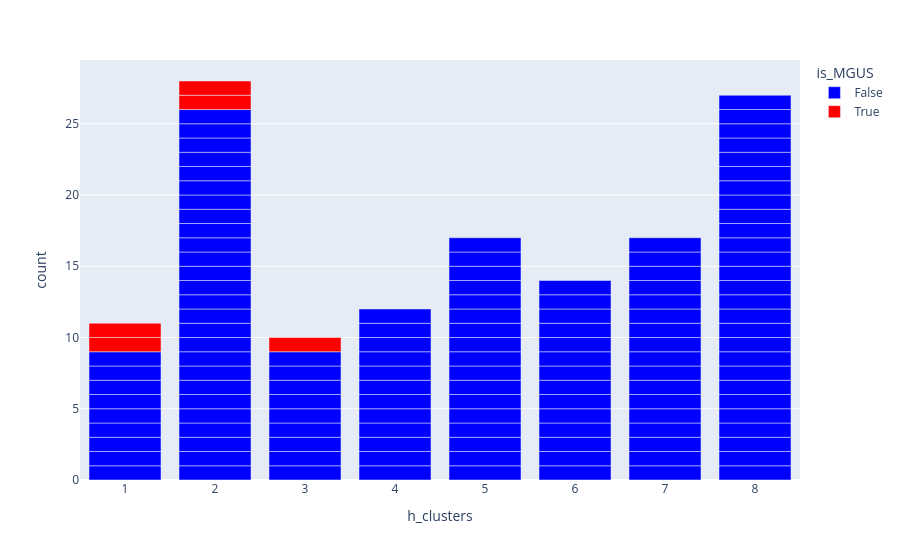
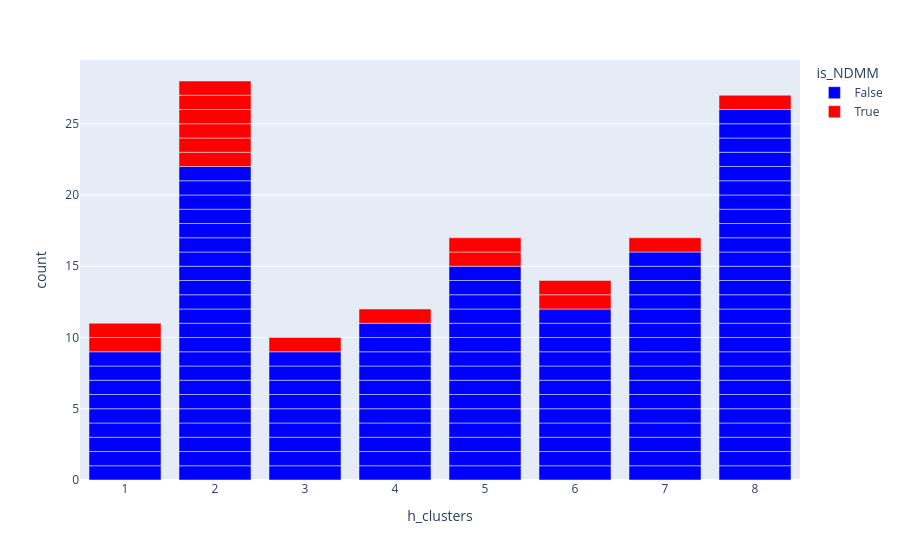
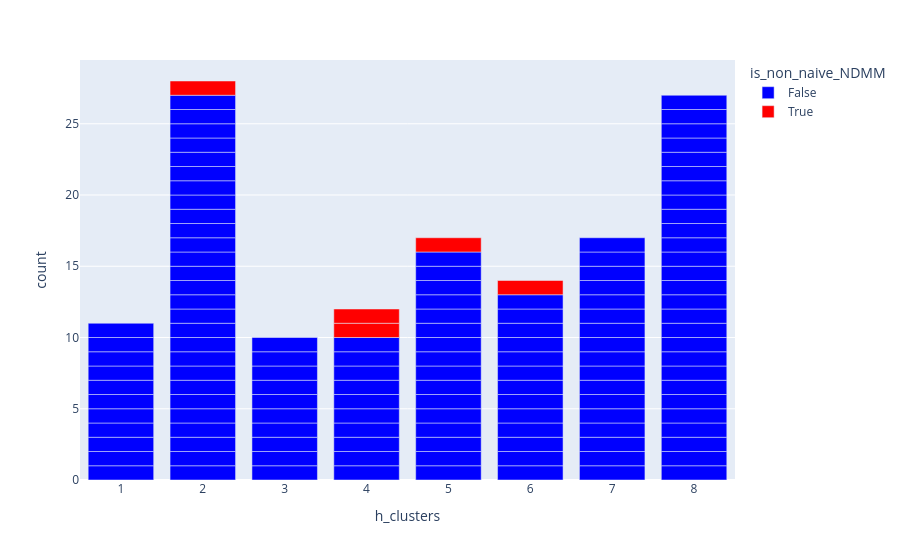
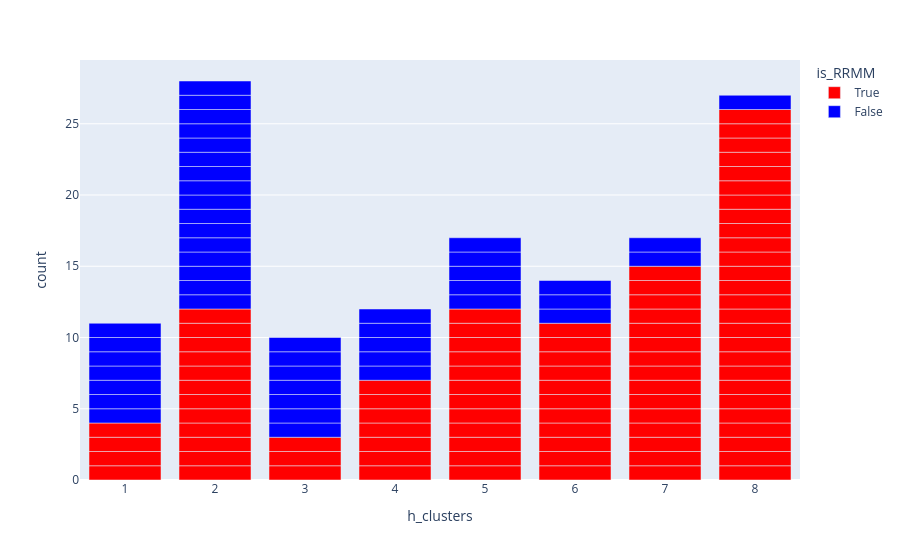

The cell these charts' notebook holds for them, in order:
### Code cell
for disease in ["MGUS", "NDMM" , "non_naive_NDMM", "RRMM"]:
    pateints_df_to_show[f"is_{disease}"] = pateints_df_to_show["Disease"] == disease
    f = px.bar(pateints_df_to_show, x=enrichment_col, color=f"is_{disease}", hover_data=['Hospital.Code', '8'],
               color_discrete_map={True:'red', False:'blue'})
    f.update_xaxes(categoryorder='category ascending')   
    f.show()

### Figure 1 — Plotly figure (JSON) as saved in the notebook; plotly's stock layout.template omitted (floating-point values rounded to 4 significant figures; data arrays with more than 128 entries replaced by an {"elided": "..."} marker saying what was removed)
{"data": [{"alignmentgroup": "True", "customdata": {"elided": "140x2 mixed values"}, "hovertemplate": "is_MGUS=False<br>h_clusters=%{x}<br>count=%{y}<br>Hospital.Code=%{customdata[0]}<br>8=%{customdata[1]}<extra></extra>", "legendgroup": "False", "marker": {"color": "blue", "pattern": {"shape": ""}}, "name": "False", "offsetgroup": "False", "orientation": "v", "showlegend": true, "textposition": "auto", "type": "bar", "x": {"elided": "140 int values"}, "xaxis": "x", "y": {"elided": "140 int values"}, "yaxis": "y"}, {"alignmentgroup": "True", "customdata": [["hmc04", null], ["hmc09", null], ["tlv10", 2.22e-16], ["tlv11", 1.254e-05], ["tlv19", 2.22e-16], ["tlv25", 1.596e-10], ["tlv92", 2.22e-16], ["tlv95", null]], "hovertemplate": "is_MGUS=True<br>h_clusters=%{x}<br>count=%{y}<br>Hospital.Code=%{customdata[0]}<br>8=%{customdata[1]}<extra></extra>", "legendgroup": "True", "marker": {"color": "red", "pattern": {"shape": ""}}, "name": "True", "offsetgroup": "True", "orientation": "v", "showlegend": true, "textposition": "auto", "type": "bar", "x": [null, null, 1, 2, 3, 1, 2, null], "xaxis": "x", "y": [1, 1, 1, 1, 1, 1, 1, 1], "yaxis": "y"}], "layout": {"autosize": true, "barmode": "relative", "legend": {"title": {"text": "is_MGUS"}, "tracegroupgap": 0}, "margin": {"t": 60}, "xaxis": {"anchor": "y", "autorange": true, "categoryorder": "category ascending", "domain": [0, 1], "range": [0.5, 8.5], "title": {"text": "h_clusters"}, "type": "linear"}, "yaxis": {"anchor": "x", "autorange": true, "domain": [0, 1], "range": [0, 29.47], "title": {"text": "count"}, "type": "linear"}}}

### Figure 2 — Plotly figure (JSON) as saved in the notebook; plotly's stock layout.template omitted (floating-point values rounded to 4 significant figures; data arrays with more than 128 entries replaced by an {"elided": "..."} marker saying what was removed)
{"data": [{"alignmentgroup": "True", "customdata": {"elided": "132x2 mixed values"}, "hovertemplate": "is_NDMM=False<br>h_clusters=%{x}<br>count=%{y}<br>Hospital.Code=%{customdata[0]}<br>8=%{customdata[1]}<extra></extra>", "legendgroup": "False", "marker": {"color": "blue", "pattern": {"shape": ""}}, "name": "False", "offsetgroup": "False", "orientation": "v", "showlegend": true, "textposition": "auto", "type": "bar", "x": {"elided": "132 int values"}, "xaxis": "x", "y": {"elided": "132 int values"}, "yaxis": "y"}, {"alignmentgroup": "True", "customdata": [["hmc05", 2.22e-16], ["hmc06", 2.22e-16], ["hmc07", 2.22e-16], ["hmc10", 0.007472], ["hmc17", 2.22e-16], ["tlv15", 2.22e-16], ["tlv22", 3.963e-12], ["tlv33", 0.005753], ["tlv47", 0.006213], ["tlv53", 0.008079], ["tlv53", 2.22e-16], ["tlv85", 2.22e-16], ["tlv94", 0.1606], ["tlv96", 0.1072], ["tlv100", 0.02795], ["tlv101", 0.001201]], "hovertemplate": "is_NDMM=True<br>h_clusters=%{x}<br>count=%{y}<br>Hospital.Code=%{customdata[0]}<br>8=%{customdata[1]}<extra></extra>", "legendgroup": "True", "marker": {"color": "red", "pattern": {"shape": ""}}, "name": "True", "offsetgroup": "True", "orientation": "v", "showlegend": true, "textposition": "auto", "type": "bar", "x": [2, 2, 6, 1, 5, 7, 4, 2, 2, 3, 1, 5, 2, 8, 2, 6], "xaxis": "x", "y": [1, 1, 1, 1, 1, 1, 1, 1, 1, 1, 1, 1, 1, 1, 1, 1], "yaxis": "y"}], "layout": {"autosize": true, "barmode": "relative", "legend": {"title": {"text": "is_NDMM"}, "tracegroupgap": 0}, "margin": {"t": 60}, "xaxis": {"anchor": "y", "autorange": true, "categoryorder": "category ascending", "domain": [0, 1], "range": [0.5, 8.5], "title": {"text": "h_clusters"}, "type": "linear"}, "yaxis": {"anchor": "x", "autorange": true, "domain": [0, 1], "range": [0, 29.47], "title": {"text": "count"}, "type": "linear"}}}

### Figure 3 — Plotly figure (JSON) as saved in the notebook; plotly's stock layout.template omitted (floating-point values rounded to 4 significant figures; data arrays with more than 128 entries replaced by an {"elided": "..."} marker saying what was removed)
{"data": [{"alignmentgroup": "True", "customdata": {"elided": "137x2 mixed values"}, "hovertemplate": "is_non_naive_NDMM=False<br>h_clusters=%{x}<br>count=%{y}<br>Hospital.Code=%{customdata[0]}<br>8=%{customdata[1]}<extra></extra>", "legendgroup": "False", "marker": {"color": "blue", "pattern": {"shape": ""}}, "name": "False", "offsetgroup": "False", "orientation": "v", "showlegend": true, "textposition": "auto", "type": "bar", "x": {"elided": "137 int values"}, "xaxis": "x", "y": {"elided": "137 int values"}, "yaxis": "y"}, {"alignmentgroup": "True", "customdata": [["tlv20", null], ["tlv59", 0.0256], ["trans_rmc002", 0.06242], ["trans_rmc003", null], ["trans_rmc006", null], ["trans_rmc013", 0.02157], ["trans_rmc016", null], ["trans_tlv005", 2.22e-16], ["trans_tlv010", null], ["trans_tlv011", 0.003275], ["trans_tlv013", null]], "hovertemplate": "is_non_naive_NDMM=True<br>h_clusters=%{x}<br>count=%{y}<br>Hospital.Code=%{customdata[0]}<br>8=%{customdata[1]}<extra></extra>", "legendgroup": "True", "marker": {"color": "red", "pattern": {"shape": ""}}, "name": "True", "offsetgroup": "True", "orientation": "v", "showlegend": true, "textposition": "auto", "type": "bar", "x": [null, 2, 5, null, null, 4, null, 6, null, 4, null], "xaxis": "x", "y": [1, 1, 1, 1, 1, 1, 1, 1, 1, 1, 1], "yaxis": "y"}], "layout": {"autosize": true, "barmode": "relative", "legend": {"title": {"text": "is_non_naive_NDMM"}, "tracegroupgap": 0}, "margin": {"t": 60}, "xaxis": {"anchor": "y", "autorange": true, "categoryorder": "category ascending", "domain": [0, 1], "range": [0.5, 8.5], "title": {"text": "h_clusters"}, "type": "linear"}, "yaxis": {"anchor": "x", "autorange": true, "domain": [0, 1], "range": [0, 29.47], "title": {"text": "count"}, "type": "linear"}}}

### Figure 4 — Plotly figure (JSON) as saved in the notebook; plotly's stock layout.template omitted (floating-point values rounded to 4 significant figures; data arrays with more than 128 entries replaced by an {"elided": "..."} marker saying what was removed)
{"data": [{"alignmentgroup": "True", "customdata": {"elided": "93x2 mixed values"}, "hovertemplate": "is_RRMM=True<br>h_clusters=%{x}<br>count=%{y}<br>Hospital.Code=%{customdata[0]}<br>8=%{customdata[1]}<extra></extra>", "legendgroup": "True", "marker": {"color": "red", "pattern": {"shape": ""}}, "name": "True", "offsetgroup": "True", "orientation": "v", "showlegend": true, "textposition": "auto", "type": "bar", "x": [8, null, 8, 2, 6, 8, 8, null, 1, 4, 3, 2, 6, 4, 5, 3, 1, 4, 5, 6, 5, 6, 8, 1, 7, 6, 8, 8, 8, 2, 4, 5, 1, 2, 7, 7, 6, 6, 7, 8, 7, 7, 8, 8, 4, 4, 7, 8, 7, 8, 8, 5, 5, 8, 5, 5, 6, 8, 8, 3, 2, 8, 2, 7, 7, 6, 2, 2, 2, 7, 8, 2, 8, 6, 4, 8, 5, 8, 8, 5, 7, 8, 8, 2, 6, 2, 5, 7, 8, null, 7, 7, 5], "xaxis": "x", "y": [1, 1, 1, 1, 1, 1, 1, 1, 1, 1, 1, 1, 1, 1, 1, 1, 1, 1, 1, 1, 1, 1, 1, 1, 1, 1, 1, 1, 1, 1, 1, 1, 1, 1, 1, 1, 1, 1, 1, 1, 1, 1, 1, 1, 1, 1, 1, 1, 1, 1, 1, 1, 1, 1, 1, 1, 1, 1, 1, 1, 1, 1, 1, 1, 1, 1, 1, 1, 1, 1, 1, 1, 1, 1, 1, 1, 1, 1, 1, 1, 1, 1, 1, 1, 1, 1, 1, 1, 1, 1, 1, 1, 1], "yaxis": "y"}, {"alignmentgroup": "True", "customdata": [["cart_p19", 0.202], ["cart_p24", 0.1777], ["cart_p24", 0.1127], ["cart_p46", 2.22e-16], ["cart_p73", 0.05533], ["hmc01", 2.22e-16], ["hmc02", 2.22e-16], ["hmc03", 2.22e-16], ["hmc04", null], ["hmc05", 2.22e-16], ["hmc06", 2.22e-16], ["hmc07", 2.22e-16], ["hmc09", null], ["hmc10", 0.007472], ["hmc11", 2.22e-16], ["hmc17", 2.22e-16], ["tlv08", 2.22e-16], ["tlv09", 2.22e-16], ["tlv10", 2.22e-16], ["tlv11", 1.254e-05], ["tlv12", 0.01291], ["tlv13", 2.22e-16], ["tlv15", 2.22e-16], ["tlv18", 2.22e-16], ["tlv19", 2.22e-16], ["tlv20", null], ["tlv22", 3.963e-12], ["tlv25", 1.596e-10], ["tlv26", 0.0497], ["tlv29", 0.0244], ["tlv33", 0.005753], ["tlv47", 0.006213], ["tlv53", 0.008079], ["tlv53", 2.22e-16], ["tlv59", 0.0256], ["tlv64", 2.22e-16], ["tlv65", 1.147e-07], ["tlv72", 0.0001968], ["tlv85", 2.22e-16], ["tlv90", 2.22e-16], ["tlv92", 2.22e-16], ["tlv94", 0.1606], ["tlv95", null], ["tlv96", 0.1072], ["tlv100", 0.02795], ["tlv101", 0.001201], ["trans_rmc002", 0.06242], ["trans_rmc003", null], ["trans_rmc006", null], ["trans_rmc013", 0.02157], ["trans_rmc016", null], ["trans_tlv005", 2.22e-16], ["trans_tlv010", null], ["trans_tlv011", 0.003275], ["trans_tlv013", null]], "hovertemplate": "is_RRMM=False<br>h_clusters=%{x}<br>count=%{y}<br>Hospital.Code=%{customdata[0]}<br>8=%{customdata[1]}<extra></extra>", "legendgroup": "False", "marker": {"color": "blue", "pattern": {"shape": ""}}, "name": "False", "offsetgroup": "False", "orientation": "v", "showlegend": true, "textposition": "auto", "type": "bar", "x": [2, 3, 3, 2, 5, 3, 1, 7, null, 2, 2, 6, null, 1, 4, 5, 5, 2, 1, 2, 3, 2, 7, 1, 3, null, 4, 1, 2, 1, 2, 2, 3, 1, 2, 2, 2, 4, 5, 3, 2, 2, null, 8, 2, 6, 5, null, null, 4, null, 6, null, 4, null], "xaxis": "x", "y": [1, 1, 1, 1, 1, 1, 1, 1, 1, 1, 1, 1, 1, 1, 1, 1, 1, 1, 1, 1, 1, 1, 1, 1, 1, 1, 1, 1, 1, 1, 1, 1, 1, 1, 1, 1, 1, 1, 1, 1, 1, 1, 1, 1, 1, 1, 1, 1, 1, 1, 1, 1, 1, 1, 1], "yaxis": "y"}], "layout": {"autosize": true, "barmode": "relative", "legend": {"title": {"text": "is_RRMM"}, "tracegroupgap": 0}, "margin": {"t": 60}, "xaxis": {"anchor": "y", "autorange": true, "categoryorder": "category ascending", "domain": [0, 1], "range": [0.5, 8.5], "title": {"text": "h_clusters"}, "type": "linear"}, "yaxis": {"anchor": "x", "autorange": true, "domain": [0, 1], "range": [0, 29.47], "title": {"text": "count"}, "type": "linear"}}}
